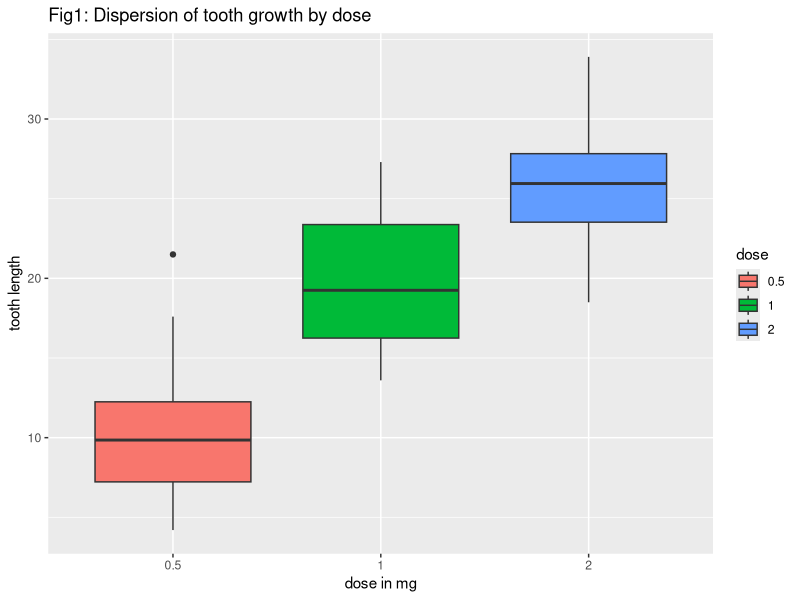
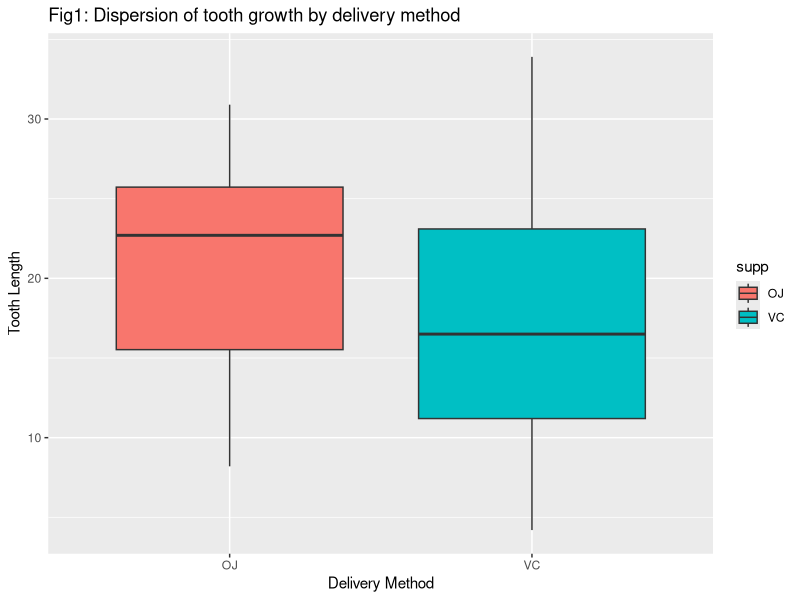

Source code (R) for these figures, in order:
## ---- chunk 1
knitr::opts_chunk$set(echo = TRUE)
## ---- chunk 2
library(datasets)
str(ToothGrowth)
data("ToothGrowth")
head(ToothGrowth)
## ---- chunk 3
#Identifying if there is any NA value in dataset
sum(!complete.cases(ToothGrowth))
## ---- chunk 4
#Computing  summary of ToothGrowth Dataset
summary(ToothGrowth)
## ---- chunk 5
library(ggplot2)
## ---- chunk 6
#Computing dose factor
ToothGrowth$dose <- as.factor(ToothGrowth$dose)
## ---- chunk 7
#Plotting boxplot to understand how dose impact tooth length
p <- ggplot(ToothGrowth,aes(x=dose,y=len,fill=dose))+ geom_boxplot() + ggtitle("Fig1: Dispersion of tooth growth by dose")+xlab("dose in mg")+ylab("tooth length")
p
## ---- chunk 8
#plotting boxplot of delivery method of these doses impacting toothlength
p1 <- ggplot(ToothGrowth,aes(x=supp,y=len,fill=supp))+ geom_boxplot() + ggtitle("Fig1: Dispersion of tooth growth by delivery method")+xlab("Delivery Method")+ylab("Tooth Length")
p1
## ---- chunk 9
dose <-ToothGrowth$dose
supply <- ToothGrowth$supp
len <- ToothGrowth$len
t.test(len[supply=="VC"],len[supply=="OJ"],paired = FALSE)
## ---- chunk 10
t.test(len[dose==0.5],len[dose==1],paired = FALSE)
